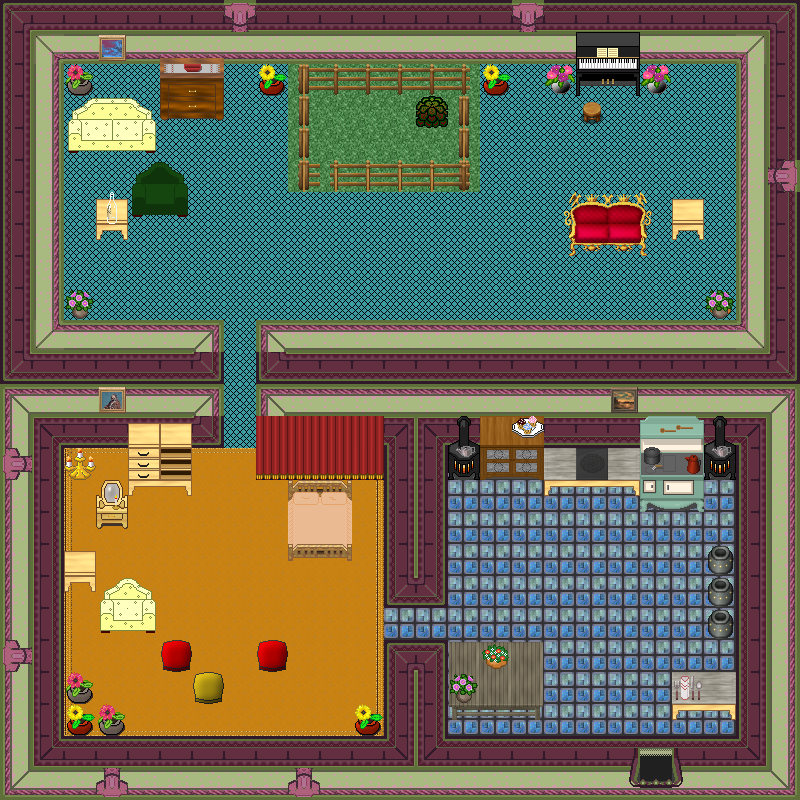

Below is a game level as drawn by its tile map, then a one-line description and the .tmx that defines it (tile-layer data replaced by summaries):
An orthogonal 25x25 tile map with 32x32 px tiles, 4 tile layers (0_floor, 1_terrain, 2_object, 3_roof), 3 hidden layers not drawn, 36 tilesets.

<map version="1.0" tiledversion="1.1.3" orientation="orthogonal" renderorder="right-down" width="25" height="25" tilewidth="32" tileheight="32" infinite="0" nextobjectid="1">
 <tileset firstgid="1" name="../../tileset/ground/ground.png" tilewidth="32" tileheight="32" tilecount="33" columns="3">
  <image source="../../tileset/ground/ground.png" trans="ffffff" width="96" height="352" />
 </tileset>
 <tileset firstgid="34" name="furniture/curtain/dark_red" tilewidth="32" tileheight="32" tilecount="4" columns="2">
  <image source="../../tileset/furniture/curtain/dark_red.png" trans="ff00ff" width="64" height="64" />
 </tileset>
 <tileset firstgid="38" name="../../tileset/furniture/carpet/carpets.png" tilewidth="32" tileheight="32" tilecount="8" columns="4">
  <image source="../../tileset/furniture/carpet/carpets.png" width="128" height="64" />
 </tileset>
 <tileset firstgid="46" name="../../tileset/building/wall/int_green_purple.png" tilewidth="32" tileheight="32" tilecount="28" columns="4">
  <image source="../../tileset/building/wall/int_green_purple.png" width="128" height="224" />
 </tileset>
 <tileset firstgid="74" name="../../tileset/furniture/chair/throne.png" tilewidth="32" tileheight="32" tilecount="6" columns="3">
  <image source="../../tileset/furniture/chair/throne.png" width="96" height="64" />
 </tileset>
 <tileset firstgid="80" name="../../tileset/furniture/carpet/plain_colours.png" tilewidth="32" tileheight="32" tilecount="10" columns="10">
  <image source="../../tileset/furniture/carpet/plain_colours.png" width="320" height="32" />
 </tileset>
 <tileset firstgid="90" name="../../tileset/furniture/table/grey_plain.png" tilewidth="32" tileheight="32" tilecount="9" columns="3">
  <image source="../../tileset/furniture/table/grey_plain.png" width="96" height="96" />
 </tileset>
 <tileset firstgid="99" name="../../tileset/plant/indoor/flowering_plant.png" tilewidth="32" tileheight="32" tilecount="2" columns="2">
  <image source="../../tileset/plant/indoor/flowering_plant.png" width="64" height="32" />
 </tileset>
 <tileset firstgid="101" name="../../tileset/item/pot/pot_grey.png" tilewidth="32" tileheight="32" tilecount="1" columns="1">
  <image source="../../tileset/item/pot/pot_grey.png" width="32" height="32" />
 </tileset>
 <tileset firstgid="102" name="../../tileset/furniture/picture/small.png" tilewidth="32" tileheight="32" tilecount="3" columns="3">
  <image source="../../tileset/furniture/picture/small.png" width="96" height="32" />
 </tileset>
 <tileset firstgid="105" name="../../tileset/furniture/light/candelabra.png" tilewidth="32" tileheight="32" tilecount="1" columns="1">
  <image source="../../tileset/furniture/light/candelabra.png" width="32" height="32" />
 </tileset>
 <tileset firstgid="106" name="../../tileset/furniture/carpet/rug_border.png" tilewidth="32" tileheight="32" tilecount="9" columns="3">
  <image source="../../tileset/furniture/carpet/rug_border.png" width="96" height="96" />
 </tileset>
 <tileset firstgid="115" name="../../tileset/plant/indoor/flower_vase.png" tilewidth="32" tileheight="32" tilecount="3" columns="3">
  <image source="../../tileset/plant/indoor/flower_vase.png" width="96" height="32" />
 </tileset>
 <tileset firstgid="118" name="../../tileset/furniture/other/piano.png" tilewidth="32" tileheight="32" tilecount="4" columns="2">
  <image source="../../tileset/furniture/other/piano.png" width="64" height="64" />
 </tileset>
 <tileset firstgid="122" name="../../tileset/item/drink/red_wine.png" tilewidth="32" tileheight="32" tilecount="4" columns="2">
  <image source="../../tileset/item/drink/red_wine.png" width="64" height="64" />
 </tileset>
 <tileset firstgid="126" name="../../tileset/furniture/chair/stool.png" tilewidth="32" tileheight="32" tilecount="1" columns="1">
  <image source="../../tileset/furniture/chair/stool.png" width="32" height="32" />
 </tileset>
 <tileset firstgid="127" name="../../tileset/logic/collision.png" tilewidth="32" tileheight="32" tilecount="1" columns="1">
  <image source="../../tileset/logic/collision.png" width="32" height="32" />
 </tileset>
 <tileset firstgid="128" name="vegetable.png" tilewidth="32" tileheight="32" tilecount="13" columns="13">
  <image source="../../tileset/logic/item/vegetable.png" width="416" height="32" />
 </tileset>
 <tileset firstgid="141" name="entrance" tilewidth="32" tileheight="32" tilecount="28" columns="4">
  <image source="../../tileset/building/entrance/green_purple_ns_ew.png" width="128" height="224" />
 </tileset>
 <tileset firstgid="169" name="hosta" tilewidth="32" tileheight="32" tilecount="9" columns="3">
  <image source="../../tileset/plant/bush/hosta.png" width="96" height="96" />
 </tileset>
 <tileset firstgid="178" name="food" tilewidth="32" tileheight="32" tilecount="1" columns="1">
  <image source="../../tileset/logic/item/sheepfood.png" width="32" height="32" />
 </tileset>
 <tileset firstgid="179" name="sofa" tilewidth="32" tileheight="32" tilecount="6" columns="3">
  <image source="../../tileset/furniture/chair/sofa_cream.png" width="96" height="64" />
 </tileset>
 <tileset firstgid="185" name="pine" tilewidth="32" tileheight="32" tilecount="16" columns="4">
  <image source="../../tileset/furniture/other/furniture_pine.png" width="128" height="128" />
 </tileset>
 <tileset firstgid="201" name="hob" tilewidth="32" tileheight="32" tilecount="3" columns="3">
  <image source="../../tileset/furniture/table/table_with_hob_pale.png" width="96" height="32" />
 </tileset>
 <tileset firstgid="204" name="warmer" tilewidth="32" tileheight="32" tilecount="2" columns="1">
  <image source="../../tileset/furniture/kitchen/warmer.png" width="32" height="64" />
 </tileset>
 <tileset firstgid="206" name="Untitled" tilewidth="32" tileheight="32" tilecount="1" columns="1">
  <image source="../../tileset/furniture/crockery/knife_spoon.png" width="32" height="32" />
 </tileset>
 <tileset firstgid="207" name="sofa" tilewidth="32" tileheight="32" tilecount="6" columns="3">
  <image source="../../tileset/furniture/chair/sofa.png" width="96" height="64" />
 </tileset>
 <tileset firstgid="213" name="pie" tilewidth="32" tileheight="32" tilecount="4" columns="2">
  <image source="../../tileset/furniture/kitchen/pie_safe.png" width="64" height="64" />
 </tileset>
 <tileset firstgid="217" name="stove" tilewidth="32" tileheight="32" tilecount="6" columns="2">
  <image source="../../tileset/furniture/kitchen/stove.png" width="64" height="96" />
 </tileset>
 <tileset firstgid="223" name="drawer" tilewidth="32" tileheight="32" tilecount="2" columns="1">
  <image source="../../tileset/furniture/other/drawer_with_mirror.png" width="32" height="64" />
 </tileset>
 <tileset firstgid="225" name="drawer2" tilewidth="32" tileheight="32" tilecount="6" columns="2">
  <image source="../../tileset/furniture/other/drawer.png" width="64" height="96" />
 </tileset>
 <tileset firstgid="231" name="fence" tilewidth="32" tileheight="32" tilecount="21" columns="3">
  <image source="../../tileset/building/fence/fence_chunky.png" width="96" height="224" />
 </tileset>
 <tileset firstgid="252" name="pillow" tilewidth="32" tileheight="32" tilecount="1" columns="1">
  <image source="../../tileset/furniture/bed/pillow_red.png" width="32" height="32" />
 </tileset>
 <tileset firstgid="253" name="pillow" tilewidth="32" tileheight="32" tilecount="1" columns="1">
  <image source="../../tileset/furniture/bed/pillow_yellow.png" width="32" height="32" />
 </tileset>
 <tileset firstgid="254" name="food" tilewidth="32" tileheight="32" tilecount="4" columns="2">
  <image source="../../tileset/item/food/meals_3.png" width="64" height="64" />
 </tileset>
 <tileset firstgid="258" name="double_peach" tilewidth="32" tileheight="32" tilecount="8" columns="2">
  <image source="../../tileset/furniture/bed/double_peach.png" width="64" height="128" />
 </tileset>
 <layer name="0_floor" width="25" height="25">
  <data>[625 cells, 623 non-empty, 6 distinct tile ids]</data>
 </layer>
 <layer name="1_terrain" width="25" height="25">
  <data>[625 cells, 404 non-empty, 66 distinct tile ids]</data>
 </layer>
 <layer name="2_object" width="25" height="25">
  <data>[625 cells, 100 non-empty, 64 distinct tile ids]</data>
 </layer>
 <layer name="3_roof" width="25" height="25">
  <data>[625 cells, 17 non-empty, 15 distinct tile ids]</data>
 </layer>
 <layer name="objects" width="25" height="25" visible="0" opacity="0.9">
  <data>[625 cells, 2 non-empty, 2 distinct tile ids]</data>
 </layer>
 <layer name="collision" width="25" height="25" visible="0" opacity="0.25">
  <data>[625 cells, 347 non-empty, 1 distinct tile ids]</data>
 </layer>
 <layer name="protection" width="25" height="25" visible="0">
  <data>[625 cells, 0 non-empty, 0 distinct tile ids]</data>
 </layer>
</map>
